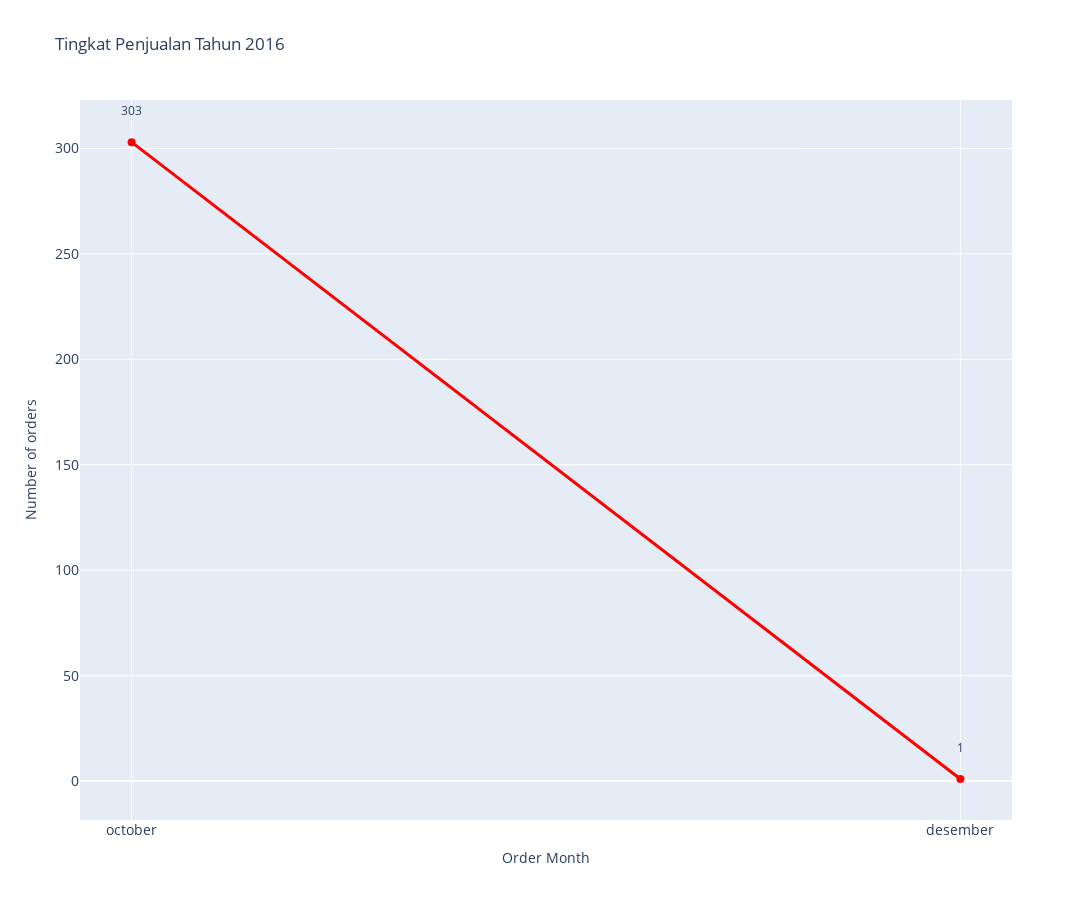

Notebook cell for this chart:
### Markdown cell above
## Bagaimana tingkat penjualan perusahaan dalam beberapa bulan terakhir?

### Code cell
df_tingkat_penjualan_2016 = all_df[all_df.order_year == 2016]

tingkat_penjualan_2016 = df_tingkat_penjualan_2016.groupby(by='order_month').agg({
    "order_id": "nunique",
    "order_month_name" : pd.Series.mode,
    "payment_value" : "sum"
}).sort_values(by="order_month").reset_index()

fig = go.Figure()

fig.add_trace(go.Scatter(
    x=tingkat_penjualan_2016["order_month_name"],
    y=tingkat_penjualan_2016["order_id"],
    mode='lines+markers',
    marker=dict(
        color='red',
        size=8,
    ),
    line=dict(
        width=3,
    ),
))

for x, y in zip(tingkat_penjualan_2016["order_month_name"], tingkat_penjualan_2016["order_id"]):
    fig.add_annotation(
        x=x,
        y=y+15,
        text=str(y),
        font=dict(
            size=12,
        ),
        showarrow=False,
        textangle=0,
    )

fig.update_layout(
    title="Tingkat Penjualan Tahun 2016",
    xaxis=dict(
        title="Order Month",
        titlefont=dict(
            size=14,
        ),
        tickfont=dict(
            size=14,
        ),
    ),
    yaxis=dict(
        title="Number of orders",
        titlefont=dict(
            size=14,
        ),
        tickfont=dict(
            size=14,
        ),
    ),
    width=1200,
    height=900,
)

fig.show()

### Figure 1 — Plotly figure (JSON) as saved in the notebook; plotly's stock layout.template omitted (floating-point values rounded to 4 significant figures)
{"data": [{"line": {"width": 3}, "marker": {"color": "red", "size": 8}, "mode": "lines+markers", "type": "scatter", "x": ["october", "desember"], "y": [303, 1]}], "layout": {"annotations": [{"font": {"size": 12}, "showarrow": false, "text": "303", "textangle": 0, "x": "october", "y": 318}, {"font": {"size": 12}, "showarrow": false, "text": "1", "textangle": 0, "x": "desember", "y": 16}], "height": 900, "title": {"text": "Tingkat Penjualan Tahun 2016"}, "width": 1200, "xaxis": {"tickfont": {"size": 14}, "title": {"font": {"size": 14}, "text": "Order Month"}}, "yaxis": {"tickfont": {"size": 14}, "title": {"font": {"size": 14}, "text": "Number of orders"}}}}
